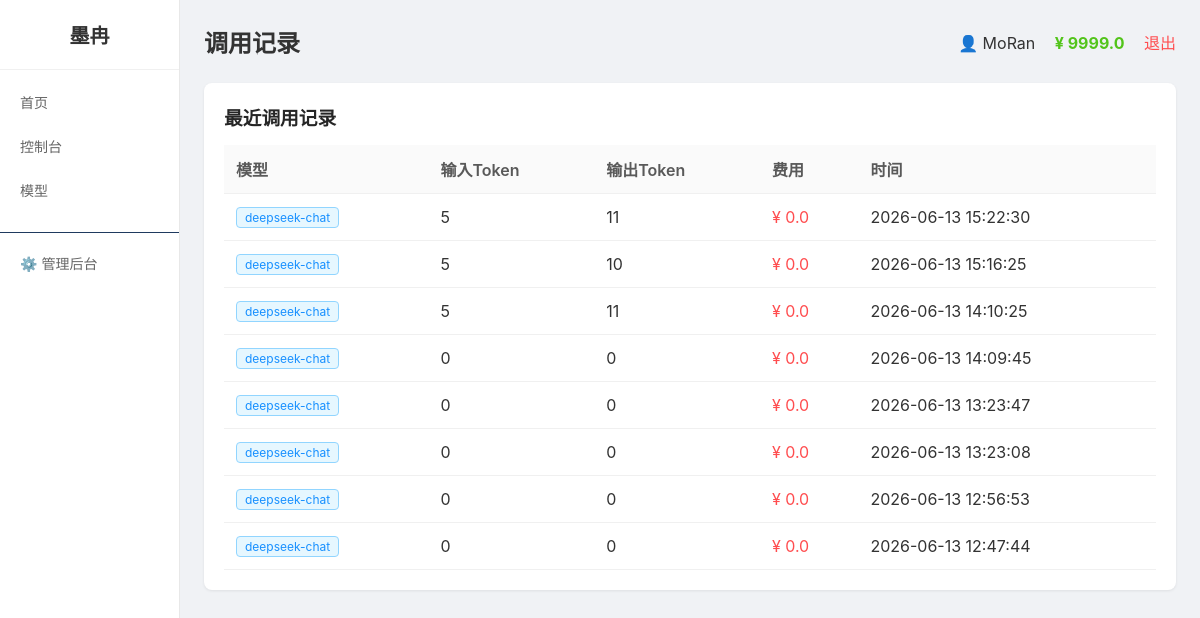
Screenshot of /logs (signed in) with the database file from the repository.
### tables this page shows
CREATE TABLE users
                 (id INTEGER PRIMARY KEY AUTOINCREMENT,
                  username TEXT UNIQUE NOT NULL,
                  password TEXT NOT NULL,
                  balance REAL DEFAULT 0,
                  is_admin INTEGER DEFAULT 0,
                  status INTEGER DEFAULT 1,
                  created_at TEXT);

CREATE TABLE logs
                 (id INTEGER PRIMARY KEY AUTOINCREMENT,
                  user_id INTEGER,
                  model TEXT,
                  prompt_tokens INTEGER DEFAULT 0,
                  completion_tokens INTEGER DEFAULT 0,
                  cost REAL DEFAULT 0,
                  created_at TEXT);

### app.py (the view)
@app.route('/logs')
@login_required
def logs_page():
    user = get_user()
    conn = get_db()
    if USE_POSTGRES:
        logs = fetch_all(conn, "SELECT * FROM logs WHERE user_id = %s ORDER BY id DESC LIMIT 50", (session['user_id'],))
    else:
        logs = fetch_all(conn, "SELECT * FROM logs WHERE user_id = ? ORDER BY id DESC LIMIT 50", (session['user_id'],))
    conn.close()
    return render_template('logs.html',
                           page_title='调用记录',
                           user=user,
                           menu_items=MENU_ITEMS,
                           active_menu='logs',
                           logs=logs)

### app.py (called while the page is built)
def get_db():
    if USE_POSTGRES:
        if not PSYCOPG2_AVAILABLE:
            raise RuntimeError("PostgreSQL 数据库需要 psycopg2 库，请安装: pip install psycopg2-binary")
        conn = psycopg2.connect(DATABASE_URL)
        conn.autocommit = False
        return conn
    else:
        import sqlite3
        db_path = os.environ.get('DATABASE_PATH', os.path.join(os.path.dirname(os.path.abspath(__file__)), 'platform.db'))
        conn = sqlite3.connect(db_path)
        conn.row_factory = sqlite3.Row
        return conn

def get_user():
    if 'user_id' not in session:
        return None
    conn = get_db()
    if USE_POSTGRES:
        cursor = conn.cursor(cursor_factory=RealDictCursor)
        cursor.execute("SELECT * FROM users WHERE id = %s", (session['user_id'],))
        user = cursor.fetchone()
        cursor.close()
    else:
        cursor = conn.cursor()
        cursor.execute("SELECT * FROM users WHERE id = ?", (session['user_id'],))
        row = cursor.fetchone()
        cursor.close()
        if row:
            columns = [desc[0] for desc in cursor.description]
            user = dict(zip(columns, row))
        else:
            user = None
    conn.close()
    return user

def login_required(f):
    @wraps(f)
    def decorated_function(*args, **kwargs):
        if 'user_id' not in session:
            return redirect('/login')
        return f(*args, **kwargs)
    return decorated_function

def fetch_all(conn, query, params=None):
    if USE_POSTGRES:
        cursor = conn.cursor(cursor_factory=RealDictCursor)
        cursor.execute(query, params or ())
        results = cursor.fetchall()
        cursor.close()
        return results
    else:
        cursor = conn.cursor()
        cursor.execute(query, params or ())
        rows = cursor.fetchall()
        columns = [desc[0] for desc in cursor.description]
        results = [dict(zip(columns, row)) for row in rows]
        cursor.close()
        return results

### templates/logs.html (shortened to what this page needs)
{% extends "base.html" %}
{% block content %}
<div class="card">
    <h3>最近调用记录</h3>
    <table>
        <tr><th>模型</th><th>输入Token</th><th>输出Token</th><th>费用</th><th>时间</th></tr>
        {% if logs %}
        {% for log in logs %}
        <tr>
            <td><span class="tag tag-blue">{{ log.model }}</span></td>
            <td>{{ log.prompt_tokens }}</td>
            <td>{{ log.completion_tokens }}</td>
            <td style="color:#ff4d4f">¥ {{ log.cost|round(4) }}</td>
            <td>{{ log.created_at }}</td>
        </tr>
        {% endfor %}
        {% else %}
        <tr><td colspan="5" style="text-align:center;color:#8c8c8c;padding:30px">暂无调用记录</td></tr>
        {% endif %}
    </table>
</div>
{% endblock %}

### templates/base.html (shortened to what this page needs)
<!DOCTYPE html>
<html>
<head>
</head>
<body>
    <div class="layout">
        <div class="sidebar">
            <h2>墨冉</h2>
            {% for key, name, url in menu_items %}
                <a href="{{ url }}" class="menu-item {{ 'active' if active_menu == key else '' }}">{{ name }}</a>
            {% endfor %}
            {% if user and user.is_admin %}
                <a href="/admin" class="menu-item" style="margin-top:20px;border-top:1px solid #1f3a5f;padding-top:20px">⚙️ 管理后台</a>
            {% endif %}
        </div>
        <div class="main">
            <div class="header">
                <h2>{{ page_title }}</h2>
                <div>
                    <span>👤 {{ user.username if user else '未登录' }}</span>
                <span style="margin-left:15px;color:#52c41a;font-weight:bold">¥ {{ (user.balance|round(2)) if user else 0 }}</span>
                    <a href="/logout" class="logout">退出</a>
                </div>
            </div>
            {% block content %}{% endblock %}
        </div>
    </div>
</body>
</html>

### templates/base.html (style rules this page uses)
* { margin:0;padding:0;box-sizing:border-box }
body { font-family:-apple-system,BlinkMacSystemFont,'Segoe UI',Roboto,sans-serif;background:#f0f2f5;min-height:100vh;color:#333 }
.layout { display:flex;min-height:100vh }
.sidebar { width:180px;background:#ffffff;border-right:1px solid #e8e8e8;padding:20px 0;flex-shrink:0 }
.sidebar h2 { text-align:center;padding:0 20px 20px;border-bottom:1px solid #f0f0f0;margin-bottom:10px;color:#333;font-size:20px }
.menu-item { display:block;padding:12px 20px;color:#666;text-decoration:none;transition:all 0.2s;font-size:14px }
.main { flex:1;padding:24px;overflow-y:auto }
.header { display:flex;justify-content:space-between;align-items:center;margin-bottom:24px }
.card { background:white;border-radius:8px;padding:20px;box-shadow:0 1px 3px rgba(0,0,0,0.08);margin-bottom:20px }
.card h3 { margin-bottom:15px;color:#262626 }
table { width:100%;border-collapse:collapse }
th,td { padding:12px;text-align:left;border-bottom:1px solid #f0f0f0 }
th { background:#fafafa;font-weight:600;color:#595959 }
.tag { display:inline-block;padding:2px 8px;border-radius:4px;font-size:12px }
.tag-blue { background:#e6f7ff;color:#1890ff;border:1px solid #91d5ff }
.logout { color:#ff4d4f;text-decoration:none;margin-left:15px }

### rows the page displays
users: username "MoRan", balance "9999.0"
logs: model "deepseek-chat", prompt_tokens "5", completion_tokens "11", cost "0.0", created_at "2026-06-13 15:22:30"
logs: model "deepseek-chat", prompt_tokens "5", completion_tokens "10", cost "0.0", created_at "2026-06-13 15:16:25"
logs: model "deepseek-chat", prompt_tokens "5", completion_tokens "11", cost "0.0", created_at "2026-06-13 14:10:25"
logs: model "deepseek-chat", prompt_tokens "0", completion_tokens "0", cost "0.0", created_at "2026-06-13 14:09:45"
logs: model "deepseek-chat", prompt_tokens "0", completion_tokens "0", cost "0.0", created_at "2026-06-13 13:23:47"
logs: model "deepseek-chat", prompt_tokens "0", completion_tokens "0", cost "0.0", created_at "2026-06-13 13:23:08"
logs: model "deepseek-chat", prompt_tokens "0", completion_tokens "0", cost "0.0", created_at "2026-06-13 12:56:53"
logs: model "deepseek-chat", prompt_tokens "0", completion_tokens "0", cost "0.0", created_at "2026-06-13 12:47:44"

### other values shown
{{ name }} "首页" "控制台" "模型"
{{ page_title }} "调用记录"
